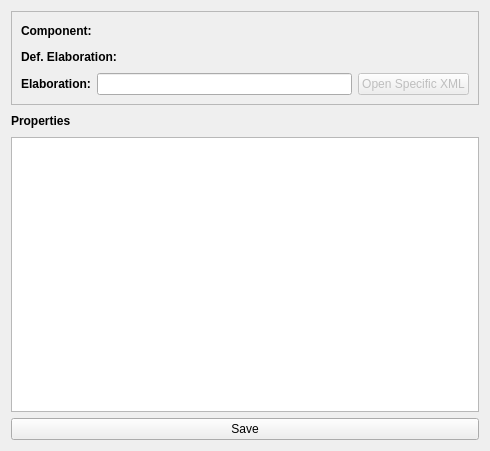
<?xml version="1.0" encoding="UTF-8"?>
<ui version="4.0">
 <class>EditView</class>
 <widget class="QWidget" name="EditView">
  <property name="geometry">
   <rect>
    <x>0</x>
    <y>0</y>
    <width>490</width>
    <height>451</height>
   </rect>
  </property>
  <property name="windowTitle">
   <string>Form</string>
  </property>
  <layout class="QVBoxLayout" name="verticalLayout">
   <item>
    <widget class="QFrame" name="frame">
     <property name="frameShape">
      <enum>QFrame::StyledPanel</enum>
     </property>
     <property name="frameShadow">
      <enum>QFrame::Raised</enum>
     </property>
     <layout class="QVBoxLayout" name="verticalLayout_2">
      <item>
       <layout class="QHBoxLayout" name="horizontalLayout">
        <item>
         <widget class="QLabel" name="label">
          <property name="font">
           <font>
            <pointsize>9</pointsize>
            <weight>75</weight>
            <bold>true</bold>
           </font>
          </property>
          <property name="text">
           <string>Component:</string>
          </property>
         </widget>
        </item>
        <item>
         <widget class="QLabel" name="labelCompName">
          <property name="font">
           <font>
            <pointsize>9</pointsize>
           </font>
          </property>
          <property name="text">
           <string/>
          </property>
         </widget>
        </item>
        <item>
         <spacer name="horizontalSpacer">
          <property name="orientation">
           <enum>Qt::Horizontal</enum>
          </property>
          <property name="sizeHint" stdset="0">
           <size>
            <width>40</width>
            <height>20</height>
           </size>
          </property>
         </spacer>
        </item>
       </layout>
      </item>
      <item>
       <layout class="QHBoxLayout" name="horizontalLayout_2">
        <item>
         <widget class="QLabel" name="label_3">
          <property name="font">
           <font>
            <pointsize>9</pointsize>
            <weight>75</weight>
            <bold>true</bold>
           </font>
          </property>
          <property name="text">
           <string>Def. Elaboration:</string>
          </property>
         </widget>
        </item>
        <item>
         <widget class="QLabel" name="labelDefElab">
          <property name="font">
           <font>
            <pointsize>9</pointsize>
           </font>
          </property>
          <property name="text">
           <string/>
          </property>
          <property name="buddy">
           <cstring></cstring>
          </property>
         </widget>
        </item>
        <item>
         <spacer name="horizontalSpacer_2">
          <property name="orientation">
           <enum>Qt::Horizontal</enum>
          </property>
          <property name="sizeHint" stdset="0">
           <size>
            <width>40</width>
            <height>20</height>
           </size>
          </property>
         </spacer>
        </item>
       </layout>
      </item>
      <item>
       <layout class="QHBoxLayout" name="horizontalLayout_3">
        <item>
         <widget class="QLabel" name="label_2">
          <property name="font">
           <font>
            <pointsize>9</pointsize>
            <weight>75</weight>
            <bold>true</bold>
           </font>
          </property>
          <property name="text">
           <string>Elaboration:</string>
          </property>
         </widget>
        </item>
        <item>
         <widget class="QLineEdit" name="lineValueElabEdit">
          <property name="font">
           <font>
            <pointsize>9</pointsize>
           </font>
          </property>
          <property name="alignment">
           <set>Qt::AlignLeading|Qt::AlignLeft|Qt::AlignVCenter</set>
          </property>
         </widget>
        </item>
        <item>
         <widget class="QPushButton" name="pushButton_2">
          <property name="enabled">
           <bool>false</bool>
          </property>
          <property name="text">
           <string>Open Specific XML</string>
          </property>
         </widget>
        </item>
       </layout>
      </item>
     </layout>
    </widget>
   </item>
   <item>
    <layout class="QHBoxLayout" name="horizontalLayout_4">
     <item>
      <widget class="QLabel" name="label_4">
       <property name="font">
        <font>
         <pointsize>9</pointsize>
         <weight>75</weight>
         <bold>true</bold>
        </font>
       </property>
       <property name="text">
        <string>Properties</string>
       </property>
      </widget>
     </item>
     <item>
      <spacer name="horizontalSpacer_3">
       <property name="orientation">
        <enum>Qt::Horizontal</enum>
       </property>
       <property name="sizeHint" stdset="0">
        <size>
         <width>40</width>
         <height>20</height>
        </size>
       </property>
      </spacer>
     </item>
    </layout>
   </item>
   <item>
    <widget class="QTableWidget" name="tableWidget"/>
   </item>
   <item>
    <widget class="QPushButton" name="pushButton">
     <property name="text">
      <string>Save</string>
     </property>
    </widget>
   </item>
  </layout>
 </widget>
 <resources/>
 <connections/>
</ui>
